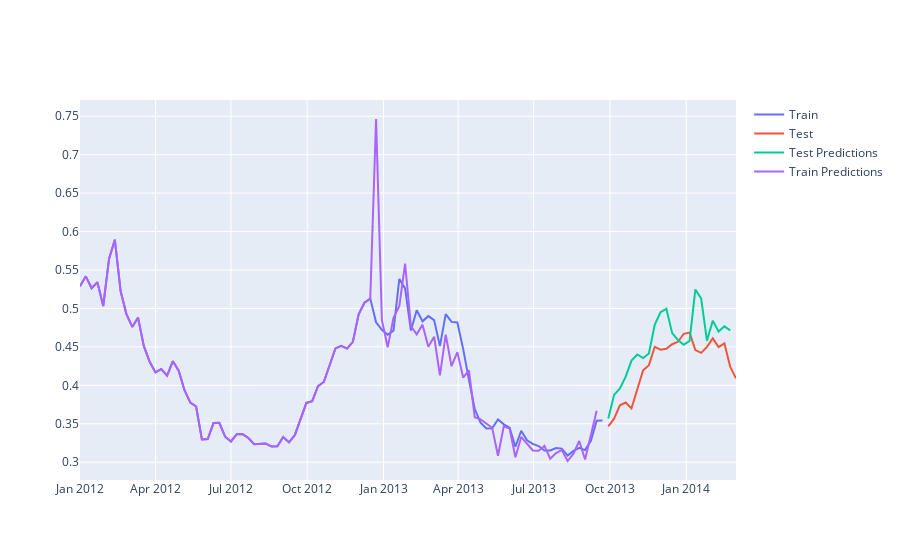

The cell this chart's notebook holds for it:
### Code cell
fig = go.Figure()
fig.add_trace(go.Line(x=ToU_train.index, y=ToU_train, mode='lines', name="Train"))
fig.add_trace(go.Line(x=ToU_test.index, y=ToU_test, mode='lines', name="Test"))
fig.add_trace(go.Line(x=ToU_test.index, y=ToU_pred_test, mode='lines', name="Test Predictions"))
fig.add_trace(go.Line(x=ToU_train.index, y=ToU_pred_train, mode='lines', name="Train Predictions"))
fig.show()
